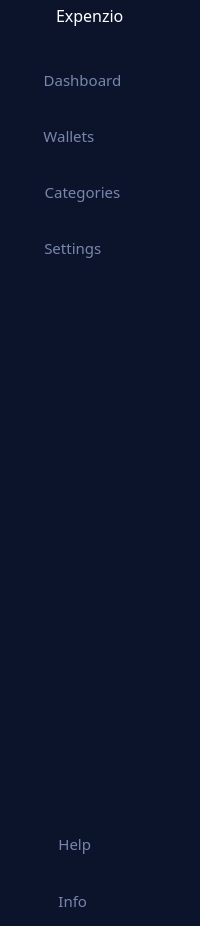
       <widget class="QWidget" name="widget_2" native="true">
        <property name="styleSheet">
         <string notr="true">QPushButton{
	border:none;
	color: rgb(119, 134, 172);
}
QPushButton:hover{
	background-color: rgb(38, 56, 103);
}
QPushButton:checked{
background-color:rgb(23, 34, 63);
}
*{
background-color: rgb(12, 20, 43);
}</string>
        </property>
        <layout class="QVBoxLayout" name="verticalLayout_6">
         <property name="spacing">
          <number>7</number>
         </property>
         <property name="leftMargin">
          <number>0</number>
         </property>
         <property name="topMargin">
          <number>0</number>
         </property>
         <property name="rightMargin">
          <number>0</number>
         </property>
         <property name="bottomMargin">
          <number>0</number>
         </property>
         <item>
          <layout class="QHBoxLayout" name="horizontalLayout">
           <property name="spacing">
            <number>12</number>
           </property>
           <item>
            <widget class="QLabel" name="icon">
             <property name="minimumSize">
              <size>
               <width>31</width>
               <height>31</height>
              </size>
             </property>
             <property name="maximumSize">
              <size>
               <width>31</width>
               <height>31</height>
              </size>
             </property>
             <property name="styleSheet">
              <string notr="true">border-image: url(:/icon/icon2/alert-circle.svg);</string>
             </property>
             <property name="text">
              <string/>
             </property>
             <property name="margin">
              <number>-1</number>
             </property>
             <property name="indent">
              <number>0</number>
             </property>
            </widget>
           </item>
           <item>
            <widget class="QLabel" name="Expenzio">
             <property name="minimumSize">
              <size>
               <width>101</width>
               <height>23</height>
              </size>
             </property>
             <property name="font">
              <font>
               <family>Century Gothic</family>
               <pointsize>12</pointsize>
               <weight>9</weight>
               <italic>false</italic>
               <bold>false</bold>
              </font>
             </property>
             <property name="styleSheet">
              <string notr="true">font: 75 12pt &quot;Century Gothic&quot;;
color: rgb(255, 255, 255);</string>
             </property>
             <property name="text">
              <string>Expenzio</string>
             </property>
             <property name="textFormat">
              <enum>Qt::AutoText</enum>
             </property>
             <property name="margin">
              <number>-6</number>
             </property>
             <property name="indent">
              <number>13</number>
             </property>
            </widget>
           </item>
          </layout>
         </item>
         <item>
          <layout class="QVBoxLayout" name="verticalLayout_5">
           <property name="spacing">
            <number>6</number>
           </property>
           <property name="topMargin">
            <number>17</number>
           </property>
           <property name="rightMargin">
            <number>0</number>
           </property>
           <property name="bottomMargin">
            <number>0</number>
           </property>
           <item>
            <widget class="QPushButton" name="Dashboard_Button">
             <property name="minimumSize">
              <size>
               <width>175</width>
               <height>50</height>
              </size>
             </property>
             <property name="font">
              <font>
               <family>Century Gothic</family>
               <pointsize>11</pointsize>
               <weight>50</weight>
               <italic>false</italic>
               <bold>false</bold>
              </font>
             </property>
             <property name="toolTip">
              <string>Go to home page</string>
             </property>
             <property name="toolTipDuration">
              <number>1</number>
             </property>
             <property name="layoutDirection">
              <enum>Qt::LeftToRight</enum>
             </property>
             <property name="autoFillBackground">
              <bool>false</bool>
             </property>
             <property name="text">
              <string>Dashboard         </string>
             </property>
             <property name="icon">
              <iconset resource="resources.qrc">
               <normaloff>:/icon/icon2/home.svg</normaloff>:/icon/icon2/home.svg</iconset>
             </property>
             <property name="iconSize">
              <size>
               <width>25</width>
               <height>25</height>
              </size>
             </property>
             <property name="checkable">
              <bool>true</bool>
             </property>
             <property name="checked">
              <bool>false</bool>
             </property>
             <property name="autoExclusive">
              <bool>true</bool>
             </property>
            </widget>
           </item>
           <item>
            <widget class="QPushButton" name="Wallets_Button">
             <property name="sizePolicy">
              <sizepolicy hsizetype="Minimum" vsizetype="Fixed">
               <horstretch>10</horstretch>
               <verstretch>7</verstretch>
              </sizepolicy>
             </property>
             <property name="minimumSize">
              <size>
               <width>175</width>
               <height>50</height>
              </size>
             </property>
             <property name="font">
              <font>
               <family>Century Gothic</family>
               <pointsize>11</pointsize>
               <weight>50</weight>
               <italic>false</italic>
               <bold>false</bold>
              </font>
             </property>
             <property name="toolTip">
              <string>See reports</string>
             </property>
             <property name="layoutDirection">
              <enum>Qt::LeftToRight</enum>
             </property>
             <property name="text">
              <string>Wallets                </string>
             </property>
             <property name="icon">
              <iconset resource="resources.qrc">
               <normaloff>:/icon/icon2/credit-card.svg</normaloff>:/icon/icon2/credit-card.svg</iconset>
             </property>
             <property name="iconSize">
              <size>
               <width>25</width>
               <height>25</height>
              </size>
             </property>
             <property name="checkable">
              <bool>true</bool>
             </property>
             <property name="checked">
              <bool>false</bool>
             </property>
             <property name="autoExclusive">
              <bool>true</bool>
             </property>
             <property name="autoDefault">
              <bool>false</bool>
             </property>
             <property name="default">
              <bool>false</bool>
             </property>
            </widget>
           </item>
           <item>
            <widget class="QPushButton" name="CategoriesButton">
             <property name="minimumSize">
              <size>
               <width>175</width>
               <height>50</height>
              </size>
             </property>
             <property name="font">
              <font>
               <family>Century Gothic</family>
               <pointsize>11</pointsize>
               <weight>50</weight>
               <italic>false</italic>
               <bold>false</bold>
              </font>
             </property>
             <property name="toolTip">
              <string>Go to Transaction History Page </string>
             </property>
             <property name="layoutDirection">
              <enum>Qt::LeftToRight</enum>
             </property>
             <property name="text">
              <string>Categories         </string>
             </property>
             <property name="icon">
              <iconset resource="resources.qrc">
               <normaloff>:/icon/icon2/folder.svg</normaloff>:/icon/icon2/folder.svg</iconset>
             </property>
             <property name="iconSize">
              <size>
               <width>25</width>
               <height>25</height>
              </size>
             </property>
             <property name="checkable">
              <bool>true</bool>
             </property>
             <property name="checked">
              <bool>false</bool>
             </property>
             <property name="autoExclusive">
              <bool>true</bool>
             </property>
            </widget>
           </item>
           <item>
            <widget class="QPushButton" name="Settings_Button">
             <property name="minimumSize">
              <size>
               <width>175</width>
               <height>50</height>
              </size>
             </property>
             <property name="font">
              <font>
               <family>Century Gothic</family>
               <pointsize>11</pointsize>
               <weight>50</weight>
               <italic>false</italic>
               <bold>false</bold>
              </font>
             </property>
             <property name="toolTip">
              <string>Open settings</string>
             </property>
             <property name="toolTipDuration">
              <number>-1</number>
             </property>
             <property name="layoutDirection">
              <enum>Qt::LeftToRight</enum>
             </property>
             <property name="text">
              <string>Settings              </string>
             </property>
             <property name="icon">
              <iconset resource="resources.qrc">
               <normaloff>:/icon/icon2/settings.svg</normaloff>:/icon/icon2/settings.svg</iconset>
             </property>
             <property name="iconSize">
              <size>
               <width>25</width>
               <height>25</height>
              </size>
             </property>
             <property name="checkable">
              <bool>true</bool>
             </property>
             <property name="checked">
              <bool>false</bool>
             </property>
             <property name="autoExclusive">
              <bool>true</bool>
             </property>
             <property name="default">
              <bool>false</bool>
             </property>
            </widget>
           </item>
          </layout>
         </item>
         <item>
          <layout class="QVBoxLayout" name="verticalLayout_4">
           <item>
            <spacer name="verticalSpacer_3">
             <property name="orientation">
              <enum>Qt::Vertical</enum>
             </property>
             <property name="sizeHint" stdset="0">
              <size>
               <width>20</width>
               <height>539</height>
              </size>
             </property>
            </spacer>
           </item>
           <item>
            <widget class="QPushButton" name="Help_Button">
             <property name="minimumSize">
              <size>
               <width>140</width>
               <height>50</height>
              </size>
             </property>
             <property name="font">
              <font>
               <family>Century Gothic</family>
               <pointsize>11</pointsize>
               <weight>50</weight>
               <italic>false</italic>
               <bold>false</bold>
              </font>
             </property>
             <property name="toolTip">
              <string>Ask help</string>
             </property>
             <property name="text">
              <string>Help             </string>
             </property>
             <property name="icon">
              <iconset resource="resources.qrc">
               <normaloff>:/icon/icon2/help-circle.svg</normaloff>:/icon/icon2/help-circle.svg</iconset>
             </property>
             <property name="iconSize">
              <size>
               <width>25</width>
               <height>25</height>
              </size>
             </property>
             <property name="checkable">
              <bool>true</bool>
             </property>
             <property name="checked">
              <bool>false</bool>
             </property>
             <property name="autoExclusive">
              <bool>true</bool>
             </property>
            </widget>
           </item>
           <item>
            <widget class="QPushButton" name="Info_Button">
             <property name="minimumSize">
              <size>
               <width>140</width>
               <height>50</height>
              </size>
             </property>
             <property name="font">
              <font>
               <family>Century Gothic</family>
               <pointsize>11</pointsize>
               <weight>50</weight>
               <italic>false</italic>
               <bold>false</bold>
              </font>
             </property>
             <property name="toolTip">
              <string>About us</string>
             </property>
             <property name="text">
              <string>Info              </string>
             </property>
             <property name="icon">
              <iconset resource="resources.qrc">
               <normaloff>:/icon/icon2/info.svg</normaloff>:/icon/icon2/info.svg</iconset>
             </property>
             <property name="iconSize">
              <size>
               <width>25</width>
               <height>25</height>
              </size>
             </property>
             <property name="checkable">
              <bool>true</bool>
             </property>
             <property name="checked">
              <bool>false</bool>
             </property>
             <property name="autoExclusive">
              <bool>true</bool>
             </property>
            </widget>
           </item>
          </layout>
         </item>
        </layout>
       </widget>
